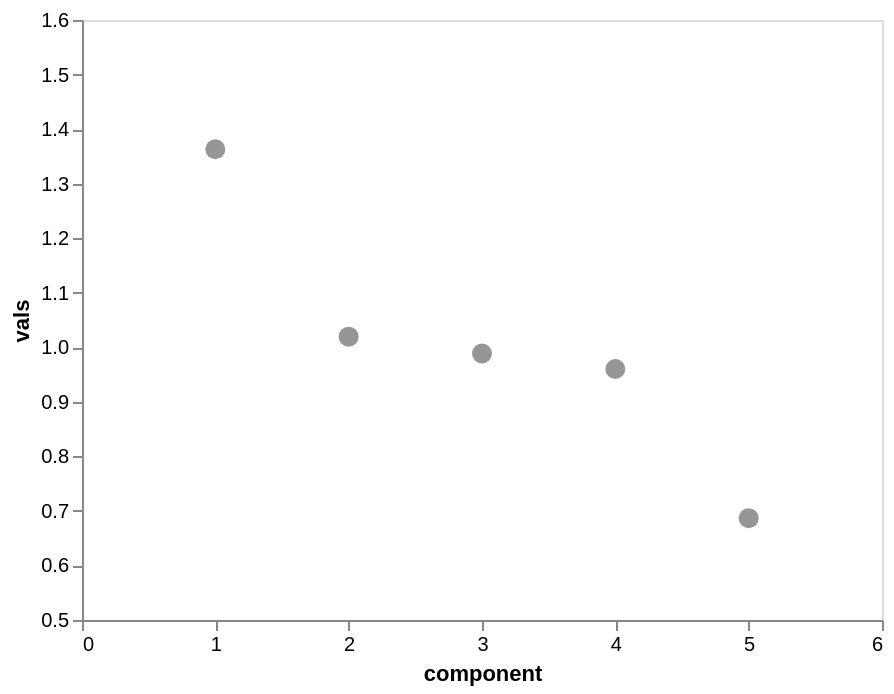

The cell this chart's notebook holds for it:
### Code cell
comp_lst = []
exp_var = []
for x in range(1,6):
    pca = PCA(n_components = x,random_state=42).fit(pcaDf)
    comp_lst.append(x)
    exp_var.append(list(pca.explained_variance_))
dict(zip(comp_lst,exp_var))
comps = pd.DataFrame.from_dict(dict(zip(comp_lst,exp_var[4])),orient='index')
comps.reset_index(inplace=True)
comps.columns=['component','vals']
comps

alt.Chart(comps).mark_circle(size=100,color='#696969').encode(
    alt.X('component',axis=alt.Axis(tickCount=len(comp_lst)+1,grid=False),scale=alt.Scale(domain=[0,6])),
    alt.Y('vals',axis=alt.Axis(grid=False),scale=alt.Scale(domain=[0.5,1.6])))

### Figure 1 — Vega-Lite specification as saved in the notebook (floating-point values rounded to 4 significant figures)
{"config": {"view": {"continuousWidth": 400, "continuousHeight": 300}}, "data": {"name": "data-dfb6f8d6f129ec0051e56687b405b4db"}, "mark": {"type": "circle", "color": "#696969", "size": 100}, "encoding": {"x": {"type": "quantitative", "axis": {"grid": false, "tickCount": 6}, "field": "component", "scale": {"domain": [0, 6]}}, "y": {"type": "quantitative", "axis": {"grid": false}, "field": "vals", "scale": {"domain": [0.5, 1.6]}}}, "$schema": "https://vega.github.io/schema/vega-lite/v4.8.1.json", "datasets": {"data-dfb6f8d6f129ec0051e56687b405b4db": [{"component": 1, "vals": 1.363}, {"component": 2, "vals": 1.02}, {"component": 3, "vals": 0.9885}, {"component": 4, "vals": 0.9601}, {"component": 5, "vals": 0.6867}]}}
